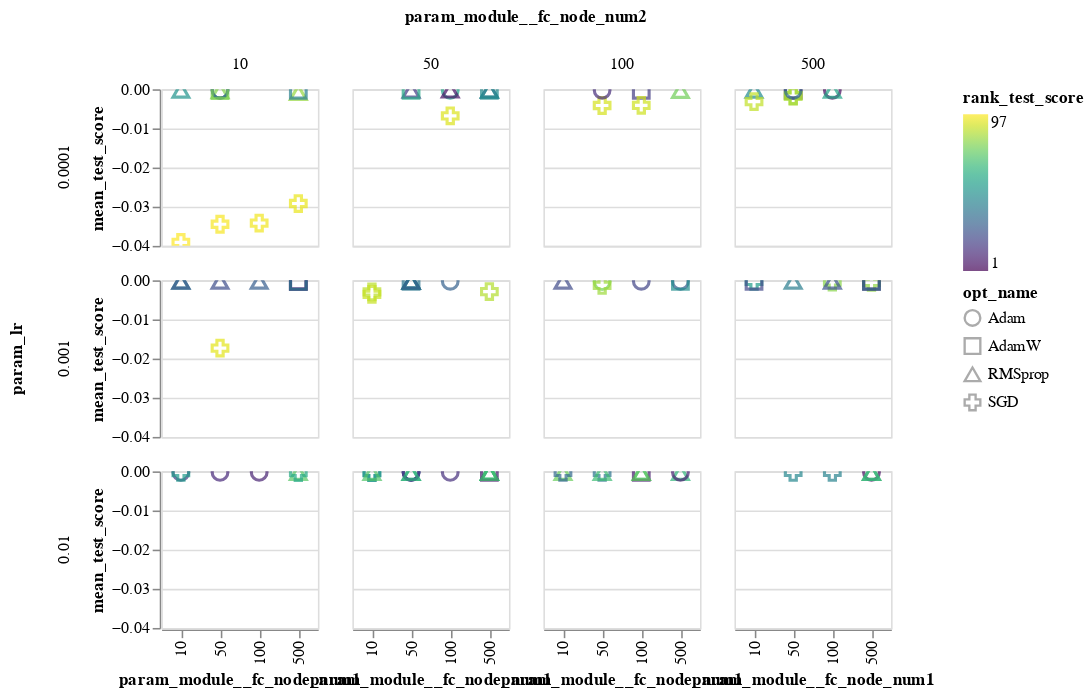

Notebook source saved alongside this figure:
### Code cell
alt.Chart(sm_res_df).mark_point(size=100).encode(
    x=alt.X('param_module__fc_node_num1:O'),#title="kernel size 1"),
    y='mean_test_score:Q',
    color=alt.Color('rank_test_score:Q',scale=alt.Scale(scheme='viridis')),
    column='param_module__fc_node_num2:N',
    shape='opt_name:N',
    row='param_lr:N',
).interactive(
).properties(
    height=100,
    width=100
)

### Figure 1 — Vega-Lite specification as saved in the notebook (floating-point values rounded to 4 significant figures)
{"config": {"view": {"continuousWidth": 400, "continuousHeight": 300}}, "data": {"name": "data-8817f67da8f67f9030dd793b6148c578"}, "mark": {"type": "point", "size": 100}, "encoding": {"color": {"type": "quantitative", "field": "rank_test_score", "scale": {"scheme": "viridis"}}, "column": {"type": "nominal", "field": "param_module__fc_node_num2"}, "row": {"type": "nominal", "field": "param_lr"}, "shape": {"type": "nominal", "field": "opt_name"}, "x": {"type": "ordinal", "field": "param_module__fc_node_num1"}, "y": {"type": "quantitative", "field": "mean_test_score"}}, "height": 100, "selection": {"selector009": {"type": "interval", "bind": "scales", "encodings": ["x", "y"]}}, "width": 100, "$schema": "https://vega.github.io/schema/vega-lite/v4.8.1.json", "datasets": {"data-8817f67da8f67f9030dd793b6148c578": [{"rank_test_score": 72, "mean_test_score": -0.0003176, "param_module__num_filters1": 64, "param_module__num_filters2": 128, "param_module__kernel_size1": 4, "param_module__kernel_size2": 16, "param_lr": 0.01, "param_module__fc_node_num1": 500, "param_module__fc_node_num2": 10, "opt_name": "RMSprop"}, {"rank_test_score": 92, "mean_test_score": -0.00679, "param_module__num_filters1": 16, "param_module__num_filters2": 32, "param_module__kernel_size1": 4, "param_module__kernel_size2": 32, "param_lr": 0.0001, "param_module__fc_node_num1": 100, "param_module__fc_node_num2": 50, "opt_name": "SGD"}, {"rank_test_score": 16, "mean_test_score": -0.0002598, "param_module__num_filters1": 32, "param_module__num_filters2": 64, "param_module__kernel_size1": 16, "param_module__kernel_size2": 4, "param_lr": 0.01, "param_module__fc_node_num1": 10, "param_module__fc_node_num2": 10, "opt_name": "Adam"}, {"rank_test_score": 100, "mean_test_score": null, "param_module__num_filters1": 128, "param_module__num_filters2": 32, "param_module__kernel_size1": 8, "param_module__kernel_size2": 32, "param_lr": 0.01, "param_module__fc_node_num1": 100, "param_module__fc_node_num2": 100, "opt_name": "AdamW"}, {"rank_test_score": 23, "mean_test_score": -0.0002617, "param_module__num_filters1": 32, "param_module__num_filters2": 16, "param_module__kernel_size1": 4, "param_module__kernel_size2": 32, "param_lr": 0.001, "param_module__fc_node_num1": 50, "param_module__fc_node_num2": 10, "opt_name": "RMSprop"}, {"rank_test_score": 50, "mean_test_score": -0.0002757, "param_module__num_filters1": 32, "param_module__num_filters2": 32, "param_module__kernel_size1": 32, "param_module__kernel_size2": 16, "param_lr": 0.0001, "param_module__fc_node_num1": 10, "param_module__fc_node_num2": 10, "opt_name": "RMSprop"}, {"rank_test_score": 69, "mean_test_score": -0.0003175, "param_module__num_filters1": 64, "param_module__num_filters2": 32, "param_module__kernel_size1": 16, "param_module__kernel_size2": 8, "param_lr": 0.01, "param_module__fc_node_num1": 500, "param_module__fc_node_num2": 50, "opt_name": "RMSprop"}, {"rank_test_score": 3, "mean_test_score": -0.0002577, "param_module__num_filters1": 128, "param_module__num_filters2": 64, "param_module__kernel_size1": 4, "param_module__kernel_size2": 16, "param_lr": 0.0001, "param_module__fc_node_num1": 100, "param_module__fc_node_num2": 500, "opt_name": "Adam"}, {"rank_test_score": 1, "mean_test_score": -0.0002575, "param_module__num_filters1": 16, "param_module__num_filters2": 128, "param_module__kernel_size1": 8, "param_module__kernel_size2": 16, "param_lr": 0.0001, "param_module__fc_node_num1": 50, "param_module__fc_node_num2": 500, "opt_name": "AdamW"}, {"rank_test_score": 22, "mean_test_score": -0.0002614, "param_module__num_filters1": 32, "param_module__num_filters2": 32, "param_module__kernel_size1": 16, "param_module__kernel_size2": 4, "param_lr": 0.001, "param_module__fc_node_num1": 10, "param_module__fc_node_num2": 100, "opt_name": "RMSprop"}, {"rank_test_score": 80, "mean_test_score": -0.0004296, "param_module__num_filters1": 16, "param_module__num_filters2": 64, "param_module__kernel_size1": 16, "param_module__kernel_size2": 8, "param_lr": 0.001, "param_module__fc_node_num1": 100, "param_module__fc_node_num2": 500, "opt_name": "SGD"}, {"rank_test_score": 24, "mean_test_score": -0.0002621, "param_module__num_filters1": 32, "param_module__num_filters2": 64, "param_module__kernel_size1": 8, "param_module__kernel_size2": 8, "param_lr": 0.0001, "param_module__fc_node_num1": 50, "param_module__fc_node_num2": 10, "opt_name": "Adam"}, {"rank_test_score": 6, "mean_test_score": -0.0002583, "param_module__num_filters1": 64, "param_module__num_filters2": 128, "param_module__kernel_size1": 8, "param_module__kernel_size2": 8, "param_lr": 0.001, "param_module__fc_node_num1": 500, "param_module__fc_node_num2": 10, "opt_name": "AdamW"}, {"rank_test_score": 18, "mean_test_score": -0.0002611, "param_module__num_filters1": 32, "param_module__num_filters2": 64, "param_module__kernel_size1": 16, "param_module__kernel_size2": 32, "param_lr": 0.0001, "param_module__fc_node_num1": 100, "param_module__fc_node_num2": 100, "opt_name": "AdamW"}, {"rank_test_score": 94, "mean_test_score": -0.02919, "param_module__num_filters1": 16, "param_module__num_filters2": 64, "param_module__kernel_size1": 32, "param_module__kernel_size2": 16, "param_lr": 0.0001, "param_module__fc_node_num1": 500, "param_module__fc_node_num2": 10, "opt_name": "SGD"}, {"rank_test_score": 47, "mean_test_score": -0.0002714, "param_module__num_filters1": 64, "param_module__num_filters2": 32, "param_module__kernel_size1": 4, "param_module__kernel_size2": 16, "param_lr": 0.0001, "param_module__fc_node_num1": 10, "param_module__fc_node_num2": 500, "opt_name": "RMSprop"}, {"rank_test_score": 55, "mean_test_score": -0.0002874, "param_module__num_filters1": 16, "param_module__num_filters2": 32, "param_module__kernel_size1": 4, "param_module__kernel_size2": 8, "param_lr": 0.01, "param_module__fc_node_num1": 10, "param_module__fc_node_num2": 50, "opt_name": "SGD"}, {"rank_test_score": 87, "mean_test_score": -0.002951, "param_module__num_filters1": 128, "param_module__num_filters2": 16, "param_module__kernel_size1": 8, "param_module__kernel_size2": 16, "param_lr": 0.001, "param_module__fc_node_num1": 10, "param_module__fc_node_num2": 50, "opt_name": "SGD"}, {"rank_test_score": 65, "mean_test_score": -0.0003174, "param_module__num_filters1": 128, "param_module__num_filters2": 128, "param_module__kernel_size1": 32, "param_module__kernel_size2": 8, "param_lr": 0.01, "param_module__fc_node_num1": 50, "param_module__fc_node_num2": 50, "opt_name": "RMSprop"}, {"rank_test_score": 29, "mean_test_score": -0.0002633, "param_module__num_filters1": 16, "param_module__num_filters2": 32, "param_module__kernel_size1": 8, "param_module__kernel_size2": 16, "param_lr": 0.001, "param_module__fc_node_num1": 100, "param_module__fc_node_num2": 10, "opt_name": "RMSprop"}, {"rank_test_score": 37, "mean_test_score": -0.0002671, "param_module__num_filters1": 64, "param_module__num_filters2": 128, "param_module__kernel_size1": 32, "param_module__kernel_size2": 16, "param_lr": 0.01, "param_module__fc_node_num1": 50, "param_module__fc_node_num2": 100, "opt_name": "SGD"}, {"rank_test_score": 85, "mean_test_score": -0.001728, "param_module__num_filters1": 16, "param_module__num_filters2": 16, "param_module__kernel_size1": 16, "param_module__kernel_size2": 4, "param_lr": 0.0001, "param_module__fc_node_num1": 50, "param_module__fc_node_num2": 500, "opt_name": "SGD"}, {"rank_test_score": 68, "mean_test_score": -0.0003175, "param_module__num_filters1": 16, "param_module__num_filters2": 64, "param_module__kernel_size1": 4, "param_module__kernel_size2": 8, "param_lr": 0.01, "param_module__fc_node_num1": 500, "param_module__fc_node_num2": 50, "opt_name": "RMSprop"}, {"rank_test_score": 66, "mean_test_score": -0.0003175, "param_module__num_filters1": 128, "param_module__num_filters2": 32, "param_module__kernel_size1": 32, "param_module__kernel_size2": 4, "param_lr": 0.01, "param_module__fc_node_num1": 100, "param_module__fc_node_num2": 100, "opt_name": "RMSprop"}, {"rank_test_score": 8, "mean_test_score": -0.0002588, "param_module__num_filters1": 128, "param_module__num_filters2": 64, "param_module__kernel_size1": 4, "param_module__kernel_size2": 32, "param_lr": 0.01, "param_module__fc_node_num1": 100, "param_module__fc_node_num2": 100, "opt_name": "AdamW"}, {"rank_test_score": 54, "mean_test_score": -0.0002837, "param_module__num_filters1": 128, "param_module__num_filters2": 128, "param_module__kernel_size1": 8, "param_module__kernel_size2": 16, "param_lr": 0.001, "param_module__fc_node_num1": 10, "param_module__fc_node_num2": 500, "opt_name": "SGD"}, {"rank_test_score": 43, "mean_test_score": -0.0002697, "param_module__num_filters1": 64, "param_module__num_filters2": 128, "param_module__kernel_size1": 4, "param_module__kernel_size2": 4, "param_lr": 0.01, "param_module__fc_node_num1": 100, "param_module__fc_node_num2": 500, "opt_name": "SGD"}, {"rank_test_score": 25, "mean_test_score": -0.0002621, "param_module__num_filters1": 128, "param_module__num_filters2": 128, "param_module__kernel_size1": 16, "param_module__kernel_size2": 16, "param_lr": 0.001, "param_module__fc_node_num1": 100, "param_module__fc_node_num2": 500, "opt_name": "RMSprop"}, {"rank_test_score": 88, "mean_test_score": -0.003147, "param_module__num_filters1": 128, "param_module__num_filters2": 64, "param_module__kernel_size1": 32, "param_module__kernel_size2": 4, "param_lr": 0.0001, "param_module__fc_node_num1": 10, "param_module__fc_node_num2": 500, "opt_name": "SGD"}, {"rank_test_score": 49, "mean_test_score": -0.0002753, "param_module__num_filters1": 32, "param_module__num_filters2": 64, "param_module__kernel_size1": 4, "param_module__kernel_size2": 16, "param_lr": 0.01, "param_module__fc_node_num1": 10, "param_module__fc_node_num2": 50, "opt_name": "SGD"}, {"rank_test_score": 82, "mean_test_score": -0.0008472, "param_module__num_filters1": 128, "param_module__num_filters2": 32, "param_module__kernel_size1": 4, "param_module__kernel_size2": 16, "param_lr": 0.0001, "param_module__fc_node_num1": 500, "param_module__fc_node_num2": 10, "opt_name": "RMSprop"}, {"rank_test_score": 81, "mean_test_score": -0.0005397, "param_module__num_filters1": 128, "param_module__num_filters2": 16, "param_module__kernel_size1": 4, "param_module__kernel_size2": 8, "param_lr": 0.001, "param_module__fc_node_num1": 500, "param_module__fc_node_num2": 500, "opt_name": "SGD"}, {"rank_test_score": 4, "mean_test_score": -0.0002581, "param_module__num_filters1": 128, "param_module__num_filters2": 128, "param_module__kernel_size1": 4, "param_module__kernel_size2": 16, "param_lr": 0.01, "param_module__fc_node_num1": 500, "param_module__fc_node_num2": 500, "opt_name": "Adam"}, {"rank_test_score": 11, "mean_test_score": -0.0002593, "param_module__num_filters1": 64, "param_module__num_filters2": 16, "param_module__kernel_size1": 8, "param_module__kernel_size2": 4, "param_lr": 0.001, "param_module__fc_node_num1": 500, "param_module__fc_node_num2": 10, "opt_name": "AdamW"}, {"rank_test_score": 95, "mean_test_score": -0.03419, "param_module__num_filters1": 128, "param_module__num_filters2": 64, "param_module__kernel_size1": 8, "param_module__kernel_size2": 4, "param_lr": 0.0001, "param_module__fc_node_num1": 100, "param_module__fc_node_num2": 10, "opt_name": "SGD"}, {"rank_test_score": 28, "mean_test_score": -0.0002632, "param_module__num_filters1": 16, "param_module__num_filters2": 64, "param_module__kernel_size1": 4, "param_module__kernel_size2": 32, "param_lr": 0.001, "param_module__fc_node_num1": 500, "param_module__fc_node_num2": 100, "opt_name": "Adam"}, {"rank_test_score": 38, "mean_test_score": -0.0002673, "param_module__num_filters1": 16, "param_module__num_filters2": 128, "param_module__kernel_size1": 8, "param_module__kernel_size2": 32, "param_lr": 0.001, "param_module__fc_node_num1": 50, "param_module__fc_node_num2": 50, "opt_name": "AdamW"}, {"rank_test_score": 48, "mean_test_score": -0.0002731, "param_module__num_filters1": 64, "param_module__num_filters2": 32, "param_module__kernel_size1": 16, "param_module__kernel_size2": 4, "param_lr": 0.001, "param_module__fc_node_num1": 500, "param_module__fc_node_num2": 100, "opt_name": "AdamW"}, {"rank_test_score": 98, "mean_test_score": null, "param_module__num_filters1": 64, "param_module__num_filters2": 128, "param_module__kernel_size1": 8, "param_module__kernel_size2": 32, "param_lr": 0.01, "param_module__fc_node_num1": 500, "param_module__fc_node_num2": 100, "opt_name": "AdamW"}, {"rank_test_score": 56, "mean_test_score": -0.0002897, "param_module__num_filters1": 16, "param_module__num_filters2": 64, "param_module__kernel_size1": 4, "param_module__kernel_size2": 16, "param_lr": 0.0001, "param_module__fc_node_num1": 100, "param_module__fc_node_num2": 50, "opt_name": "Adam"}, {"rank_test_score": 73, "mean_test_score": -0.000318, "param_module__num_filters1": 32, "param_module__num_filters2": 32, "param_module__kernel_size1": 32, "param_module__kernel_size2": 8, "param_lr": 0.01, "param_module__fc_node_num1": 500, "param_module__fc_node_num2": 500, "opt_name": "RMSprop"}, {"rank_test_score": 5, "mean_test_score": -0.0002581, "param_module__num_filters1": 16, "param_module__num_filters2": 16, "param_module__kernel_size1": 4, "param_module__kernel_size2": 32, "param_lr": 0.0001, "param_module__fc_node_num1": 100, "param_module__fc_node_num2": 50, "opt_name": "RMSprop"}, {"rank_test_score": 84, "mean_test_score": -0.001665, "param_module__num_filters1": 16, "param_module__num_filters2": 64, "param_module__kernel_size1": 4, "param_module__kernel_size2": 8, "param_lr": 0.0001, "param_module__fc_node_num1": 50, "param_module__fc_node_num2": 500, "opt_name": "SGD"}, {"rank_test_score": 62, "mean_test_score": -0.0003164, "param_module__num_filters1": 32, "param_module__num_filters2": 16, "param_module__kernel_size1": 32, "param_module__kernel_size2": 8, "param_lr": 0.01, "param_module__fc_node_num1": 500, "param_module__fc_node_num2": 500, "opt_name": "RMSprop"}, {"rank_test_score": 59, "mean_test_score": -0.0003016, "param_module__num_filters1": 128, "param_module__num_filters2": 16, "param_module__kernel_size1": 32, "param_module__kernel_size2": 16, "param_lr": 0.01, "param_module__fc_node_num1": 500, "param_module__fc_node_num2": 10, "opt_name": "SGD"}, {"rank_test_score": 90, "mean_test_score": -0.00411, "param_module__num_filters1": 32, "param_module__num_filters2": 16, "param_module__kernel_size1": 8, "param_module__kernel_size2": 16, "param_lr": 0.0001, "param_module__fc_node_num1": 100, "param_module__fc_node_num2": 100, "opt_name": "SGD"}, {"rank_test_score": 2, "mean_test_score": -0.0002576, "param_module__num_filters1": 128, "param_module__num_filters2": 32, "param_module__kernel_size1": 8, "param_module__kernel_size2": 8, "param_lr": 0.001, "param_module__fc_node_num1": 500, "param_module__fc_node_num2": 500, "opt_name": "AdamW"}, {"rank_test_score": 51, "mean_test_score": -0.0002773, "param_module__num_filters1": 32, "param_module__num_filters2": 128, "param_module__kernel_size1": 32, "param_module__kernel_size2": 16, "param_lr": 0.001, "param_module__fc_node_num1": 50, "param_module__fc_node_num2": 50, "opt_name": "RMSprop"}, {"rank_test_score": 26, "mean_test_score": -0.0002629, "param_module__num_filters1": 32, "param_module__num_filters2": 128, "param_module__kernel_size1": 8, "param_module__kernel_size2": 8, "param_lr": 0.01, "param_module__fc_node_num1": 50, "param_module__fc_node_num2": 50, "opt_name": "Adam"}, {"rank_test_score": 91, "mean_test_score": -0.004145, "param_module__num_filters1": 32, "param_module__num_filters2": 128, "param_module__kernel_size1": 16, "param_module__kernel_size2": 8, "param_lr": 0.0001, "param_module__fc_node_num1": 50, "param_module__fc_node_num2": 100, "opt_name": "SGD"}, {"rank_test_score": 53, "mean_test_score": -0.0002827, "param_module__num_filters1": 128, "param_module__num_filters2": 128, "param_module__kernel_size1": 16, "param_module__kernel_size2": 32, "param_lr": 0.01, "param_module__fc_node_num1": 10, "param_module__fc_node_num2": 10, "opt_name": "SGD"}, {"rank_test_score": 52, "mean_test_score": -0.000278, "param_module__num_filters1": 16, "param_module__num_filters2": 32, "param_module__kernel_size1": 16, "param_module__kernel_size2": 8, "param_lr": 0.0001, "param_module__fc_node_num1": 500, "param_module__fc_node_num2": 50, "opt_name": "RMSprop"}, {"rank_test_score": 67, "mean_test_score": -0.0003175, "param_module__num_filters1": 32, "param_module__num_filters2": 32, "param_module__kernel_size1": 8, "param_module__kernel_size2": 4, "param_lr": 0.01, "param_module__fc_node_num1": 50, "param_module__fc_node_num2": 100, "opt_name": "RMSprop"}, {"rank_test_score": 36, "mean_test_score": -0.0002666, "param_module__num_filters1": 16, "param_module__num_filters2": 64, "param_module__kernel_size1": 16, "param_module__kernel_size2": 4, "param_lr": 0.001, "param_module__fc_node_num1": 500, "param_module__fc_node_num2": 500, "opt_name": "AdamW"}, {"rank_test_score": 20, "mean_test_score": -0.0002611, "param_module__num_filters1": 64, "param_module__num_filters2": 64, "param_module__kernel_size1": 16, "param_module__kernel_size2": 32, "param_lr": 0.001, "param_module__fc_node_num1": 100, "param_module__fc_node_num2": 100, "opt_name": "Adam"}, {"rank_test_score": 75, "mean_test_score": -0.0003235, "param_module__num_filters1": 64, "param_module__num_filters2": 16, "param_module__kernel_size1": 32, "param_module__kernel_size2": 4, "param_lr": 0.01, "param_module__fc_node_num1": 10, "param_module__fc_node_num2": 100, "opt_name": "RMSprop"}, {"rank_test_score": 86, "mean_test_score": -0.002878, "param_module__num_filters1": 16, "param_module__num_filters2": 16, "param_module__kernel_size1": 8, "param_module__kernel_size2": 32, "param_lr": 0.001, "param_module__fc_node_num1": 500, "param_module__fc_node_num2": 50, "opt_name": "SGD"}, {"rank_test_score": 15, "mean_test_score": -0.0002597, "param_module__num_filters1": 128, "param_module__num_filters2": 128, "param_module__kernel_size1": 8, "param_module__kernel_size2": 4, "param_lr": 0.01, "param_module__fc_node_num1": 50, "param_module__fc_node_num2": 50, "opt_name": "Adam"}, {"rank_test_score": 17, "mean_test_score": -0.0002605, "param_module__num_filters1": 16, "param_module__num_filters2": 32, "param_module__kernel_size1": 8, "param_module__kernel_size2": 16, "param_lr": 0.0001, "param_module__fc_node_num1": 50, "param_module__fc_node_num2": 50, "opt_name": "RMSprop"}, {"rank_test_score": 61, "mean_test_score": -0.0003124, "param_module__num_filters1": 32, "param_module__num_filters2": 32, "param_module__kernel_size1": 4, "param_module__kernel_size2": 16, "param_lr": 0.01, "param_module__fc_node_num1": 500, "param_module__fc_node_num2": 50, "opt_name": "RMSprop"}, {"rank_test_score": 97, "mean_test_score": -0.03912, "param_module__num_filters1": 32, "param_module__num_filters2": 128, "param_module__kernel_size1": 4, "param_module__kernel_size2": 8, "param_lr": 0.0001, "param_module__fc_node_num1": 10, "param_module__fc_node_num2": 10, "opt_name": "SGD"}, {"rank_test_score": 79, "mean_test_score": -0.0003982, "param_module__num_filters1": 128, "param_module__num_filters2": 32, "param_module__kernel_size1": 16, "param_module__kernel_size2": 32, "param_lr": 0.0001, "param_module__fc_node_num1": 50, "param_module__fc_node_num2": 10, "opt_name": "RMSprop"}, {"rank_test_score": 89, "mean_test_score": -0.003578, "param_module__num_filters1": 64, "param_module__num_filters2": 16, "param_module__kernel_size1": 4, "param_module__kernel_size2": 32, "param_lr": 0.001, "param_module__fc_node_num1": 10, "param_module__fc_node_num2": 50, "opt_name": "SGD"}, {"rank_test_score": 30, "mean_test_score": -0.0002635, "param_module__num_filters1": 32, "param_module__num_filters2": 32, "param_module__kernel_size1": 16, "param_module__kernel_size2": 16, "param_lr": 0.001, "param_module__fc_node_num1": 100, "param_module__fc_node_num2": 50, "opt_name": "Adam"}, {"rank_test_score": 33, "mean_test_score": -0.0002661, "param_module__num_filters1": 64, "param_module__num_filters2": 32, "param_module__kernel_size1": 8, "param_module__kernel_size2": 8, "param_lr": 0.01, "param_module__fc_node_num1": 10, "param_module__fc_node_num2": 100, "opt_name": "SGD"}, {"rank_test_score": 44, "mean_test_score": -0.00027, "param_module__num_filters1": 64, "param_module__num_filters2": 16, "param_module__kernel_size1": 32, "param_module__kernel_size2": 16, "param_lr": 0.001, "param_module__fc_node_num1": 10, "param_module__fc_node_num2": 10, "opt_name": "RMSprop"}, {"rank_test_score": 13, "mean_test_score": -0.0002595, "param_module__num_filters1": 64, "param_module__num_filters2": 16, "param_module__kernel_size1": 8, "param_module__kernel_size2": 32, "param_lr": 0.0001, "param_module__fc_node_num1": 50, "param_module__fc_node_num2": 100, "opt_name": "Adam"}, {"rank_test_score": 41, "mean_test_score": -0.0002687, "param_module__num_filters1": 128, "param_module__num_filters2": 64, "param_module__kernel_size1": 32, "param_module__kernel_size2": 8, "param_lr": 0.001, "param_module__fc_node_num1": 50, "param_module__fc_node_num2": 500, "opt_name": "RMSprop"}, {"rank_test_score": 60, "mean_test_score": -0.0003043, "param_module__num_filters1": 32, "param_module__num_filters2": 64, "param_module__kernel_size1": 4, "param_module__kernel_size2": 32, "param_lr": 0.001, "param_module__fc_node_num1": 50, "param_module__fc_node_num2": 50, "opt_name": "RMSprop"}, {"rank_test_score": 12, "mean_test_score": -0.0002595, "param_module__num_filters1": 64, "param_module__num_filters2": 16, "param_module__kernel_size1": 8, "param_module__kernel_size2": 32, "param_lr": 0.01, "param_module__fc_node_num1": 50, "param_module__fc_node_num2": 10, "opt_name": "Adam"}, {"rank_test_score": 32, "mean_test_score": -0.0002655, "param_module__num_filters1": 32, "param_module__num_filters2": 16, "param_module__kernel_size1": 4, "param_module__kernel_size2": 4, "param_lr": 0.001, "param_module__fc_node_num1": 50, "param_module__fc_node_num2": 50, "opt_name": "RMSprop"}, {"rank_test_score": 64, "mean_test_score": -0.000317, "param_module__num_filters1": 32, "param_module__num_filters2": 64, "param_module__kernel_size1": 32, "param_module__kernel_size2": 16, "param_lr": 0.01, "param_module__fc_node_num1": 500, "param_module__fc_node_num2": 100, "opt_name": "RMSprop"}, {"rank_test_score": 45, "mean_test_score": -0.0002703, "param_module__num_filters1": 16, "param_module__num_filters2": 32, "param_module__kernel_size1": 16, "param_module__kernel_size2": 4, "param_lr": 0.01, "param_module__fc_node_num1": 50, "param_module__fc_node_num2": 500, "opt_name": "SGD"}, {"rank_test_score": 27, "mean_test_score": -0.000263, "param_module__num_filters1": 32, "param_module__num_filters2": 16, "param_module__kernel_size1": 32, "param_module__kernel_size2": 4, "param_lr": 0.001, "param_module__fc_node_num1": 10, "param_module__fc_node_num2": 10, "opt_name": "RMSprop"}, {"rank_test_score": 10, "mean_test_score": -0.0002592, "param_module__num_filters1": 64, "param_module__num_filters2": 16, "param_module__kernel_size1": 4, "param_module__kernel_size2": 4, "param_lr": 0.01, "param_module__fc_node_num1": 100, "param_module__fc_node_num2": 10, "opt_name": "Adam"}, {"rank_test_score": 57, "mean_test_score": -0.0002947, "param_module__num_filters1": 128, "param_module__num_filters2": 64, "param_module__kernel_size1": 4, "param_module__kernel_size2": 8, "param_lr": 0.0001, "param_module__fc_node_num1": 100, "param_module__fc_node_num2": 500, "opt_name": "RMSprop"}, {"rank_test_score": 58, "mean_test_score": -0.0002966, "param_module__num_filters1": 32, "param_module__num_filters2": 128, "param_module__kernel_size1": 8, "param_module__kernel_size2": 4, "param_lr": 0.0001, "param_module__fc_node_num1": 50, "param_module__fc_node_num2": 50, "opt_name": "AdamW"}, {"rank_test_score": 35, "mean_test_score": -0.0002664, "param_module__num_filters1": 128, "param_module__num_filters2": 64, "param_module__kernel_size1": 16, "param_module__kernel_size2": 16, "param_lr": 0.0001, "param_module__fc_node_num1": 50, "param_module__fc_node_num2": 500, "opt_name": "Adam"}, {"rank_test_score": 77, "mean_test_score": -0.0003543, "param_module__num_filters1": 64, "param_module__num_filters2": 32, "param_module__kernel_size1": 16, "param_module__kernel_size2": 32, "param_lr": 0.001, "param_module__fc_node_num1": 50, "param_module__fc_node_num2": 100, "opt_name": "Adam"}, {"rank_test_score": 14, "mean_test_score": -0.0002596, "param_module__num_filters1": 16, "param_module__num_filters2": 64, "param_module__kernel_size1": 32, "param_module__kernel_size2": 8, "param_lr": 0.01, "param_module__fc_node_num1": 100, "param_module__fc_node_num2": 50, "opt_name": "Adam"}, {"rank_test_score": 34, "mean_test_score": -0.0002663, "param_module__num_filters1": 32, "param_module__num_filters2": 128, "param_module__kernel_size1": 32, "param_module__kernel_size2": 32, "param_lr": 0.0001, "param_module__fc_node_num1": 50, "param_module__fc_node_num2": 10, "opt_name": "Adam"}, {"rank_test_score": 19, "mean_test_score": -0.0002611, "param_module__num_filters1": 32, "param_module__num_filters2": 16, "param_module__kernel_size1": 32, "param_module__kernel_size2": 32, "param_lr": 0.01, "param_module__fc_node_num1": 50, "param_module__fc_node_num2": 50, "opt_name": "Adam"}, {"rank_test_score": 39, "mean_test_score": -0.0002674, "param_module__num_filters1": 128, "param_module__num_filters2": 128, "param_module__kernel_size1": 32, "param_module__kernel_size2": 8, "param_lr": 0.0001, "param_module__fc_node_num1": 500, "param_module__fc_node_num2": 50, "opt_name": "RMSprop"}, {"rank_test_score": 71, "mean_test_score": -0.0003175, "param_module__num_filters1": 32, "param_module__num_filters2": 128, "param_module__kernel_size1": 8, "param_module__kernel_size2": 16, "param_lr": 0.01, "param_module__fc_node_num1": 10, "param_module__fc_node_num2": 50, "opt_name": "RMSprop"}, {"rank_test_score": 7, "mean_test_score": -0.0002587, "param_module__num_filters1": 16, "param_module__num_filters2": 16, "param_module__kernel_size1": 4, "param_module__kernel_size2": 16, "param_lr": 0.01, "param_module__fc_node_num1": 500, "param_module__fc_node_num2": 50, "opt_name": "AdamW"}, {"rank_test_score": 69, "mean_test_score": -0.0003175, "param_module__num_filters1": 32, "param_module__num_filters2": 16, "param_module__kernel_size1": 4, "param_module__kernel_size2": 8, "param_lr": 0.01, "param_module__fc_node_num1": 500, "param_module__fc_node_num2": 50, "opt_name": "RMSprop"}, {"rank_test_score": 21, "mean_test_score": -0.0002611, "param_module__num_filters1": 128, "param_module__num_filters2": 16, "param_module__kernel_size1": 32, "param_module__kernel_size2": 16, "param_lr": 0.001, "param_module__fc_node_num1": 10, "param_module__fc_node_num2": 500, "opt_name": "AdamW"}, {"rank_test_score": 40, "mean_test_score": -0.0002682, "param_module__num_filters1": 32, "param_module__num_filters2": 16, "param_module__kernel_size1": 8, "param_module__kernel_size2": 16, "param_lr": 0.001, "param_module__fc_node_num1": 500, "param_module__fc_node_num2": 10, "opt_name": "AdamW"}, {"rank_test_score": 9, "mean_test_score": -0.0002591, "param_module__num_filters1": 32, "param_module__num_filters2": 32, "param_module__kernel_size1": 4, "param_module__kernel_size2": 4, "param_lr": 0.01, "param_module__fc_node_num1": 500, "param_module__fc_node_num2": 100, "opt_name": "Adam"}, {"rank_test_score": 31, "mean_test_score": -0.000265, "param_module__num_filters1": 128, "param_module__num_filters2": 32, "param_module__kernel_size1": 16, "param_module__kernel_size2": 8, "param_lr": 0.001, "param_module__fc_node_num1": 50, "param_module__fc_node_num2": 50, "opt_name": "RMSprop"}, {"rank_test_score": 76, "mean_test_score": -0.000332, "param_module__num_filters1": 16, "param_module__num_filters2": 64, "param_module__kernel_size1": 4, "param_module__kernel_size2": 32, "param_lr": 0.0001, "param_module__fc_node_num1": 500, "param_module__fc_node_num2": 100, "opt_name": "RMSprop"}, {"rank_test_score": 46, "mean_test_score": -0.0002706, "param_module__num_filters1": 128, "param_module__num_filters2": 64, "param_module__kernel_size1": 32, "param_module__kernel_size2": 16, "param_lr": 0.0001, "param_module__fc_node_num1": 500, "param_module__fc_node_num2": 50, "opt_name": "AdamW"}, {"rank_test_score": 83, "mean_test_score": -0.001298, "param_module__num_filters1": 16, "param_module__num_filters2": 128, "param_module__kernel_size1": 16, "param_module__kernel_size2": 4, "param_lr": 0.001, "param_module__fc_node_num1": 50, "param_module__fc_node_num2": 100, "opt_name": "SGD"}, {"rank_test_score": 74, "mean_test_score": -0.0003221, "param_module__num_filters1": 64, "param_module__num_filters2": 64, "param_module__kernel_size1": 4, "param_module__kernel_size2": 8, "param_lr": 0.01, "param_module__fc_node_num1": 100, "param_module__fc_node_num2": 100, "opt_name": "RMSprop"}, {"rank_test_score": 99, "mean_test_score": null, "param_module__num_filters1": 64, "param_module__num_filters2": 64, "param_module__kernel_size1": 16, "param_module__kernel_size2": 32, "param_lr": 0.0001, "param_module__fc_node_num1": 50, "param_module__fc_node_num2": 500, "opt_name": "Adam"}, {"rank_test_score": 63, "mean_test_score": -0.0003167, "param_module__num_filters1": 16, "param_module__num_filters2": 16, "param_module__kernel_size1": 32, "param_module__kernel_size2": 8, "param_lr": 0.01, "param_module__fc_node_num1": 50, "param_module__fc_node_num2": 50, "opt_name": "RMSprop"}, {"rank_test_score": 78, "mean_test_score": -0.0003608, "param_module__num_filters1": 64, "param_module__num_filters2": 128, "param_module__kernel_size1": 16, "param_module__kernel_size2": 8, "param_lr": 0.0001, "param_module__fc_node_num1": 50, "param_module__fc_node_num2": 10, "opt_name": "AdamW"}, {"rank_test_score": 42, "mean_test_score": -0.0002696, "param_module__num_filters1": 16, "param_module__num_filters2": 128, "param_module__kernel_size1": 16, "param_module__kernel_size2": 16, "param_lr": 0.0001, "param_module__fc_node_num1": 500, "param_module__fc_node_num2": 10, "opt_name": "AdamW"}, {"rank_test_score": 96, "mean_test_score": -0.03448, "param_module__num_filters1": 128, "param_module__num_filters2": 128, "param_module__kernel_size1": 16, "param_module__kernel_size2": 8, "param_lr": 0.0001, "param_module__fc_node_num1": 50, "param_module__fc_node_num2": 10, "opt_name": "SGD"}, {"rank_test_score": 93, "mean_test_score": -0.01731, "param_module__num_filters1": 32, "param_module__num_filters2": 32, "param_module__kernel_size1": 8, "param_module__kernel_size2": 4, "param_lr": 0.001, "param_module__fc_node_num1": 50, "param_module__fc_node_num2": 10, "opt_name": "SGD"}]}}
